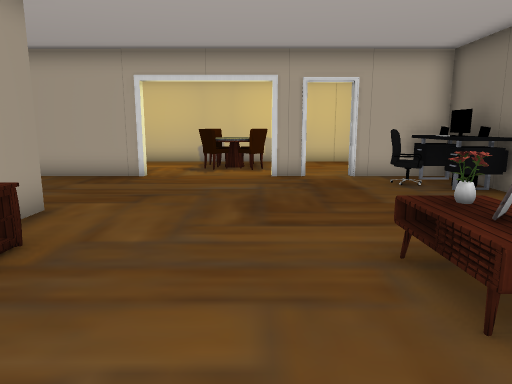
view 1 (above)

20 first-person views from a walk through a 3-D level made in the Unity game engine. The camera is 1.5 m above the floor, tilts 10° down and sees 70° across. Doors are open. The floor is counted in squares, 1 m on a side. Each view is taken from the middle of a square. On the plan, view 1 faces up. The plan holds only what a view shows up to about 16 squares ahead; the rest is blank. The player is left out. Some surface patterns are stand-ins.

view 2
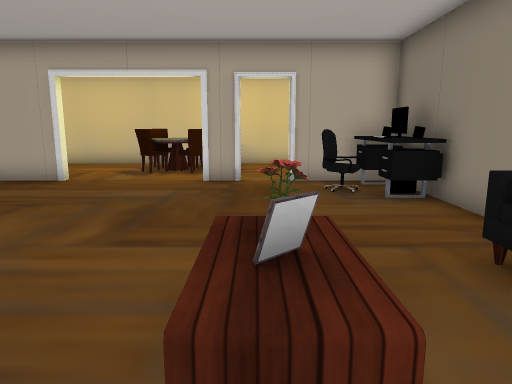

view 3
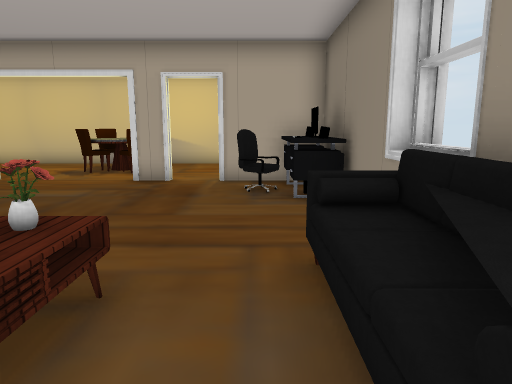

view 4
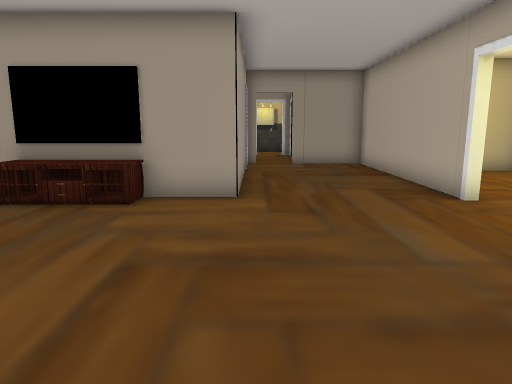

view 5
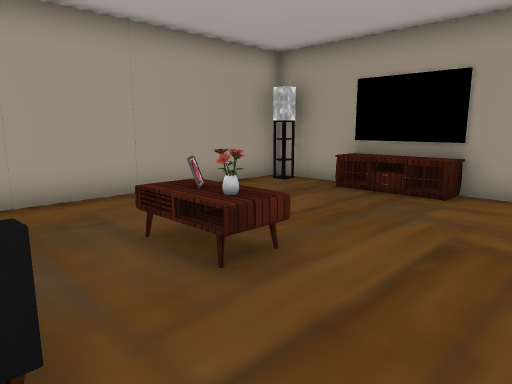

view 6
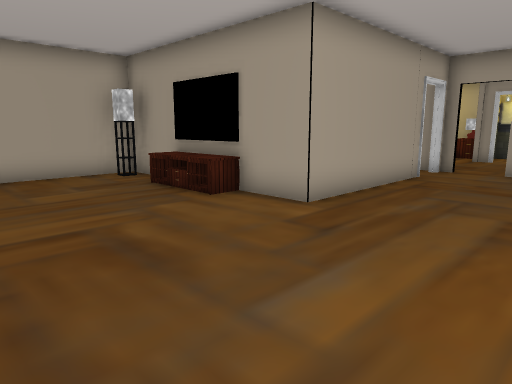

view 7
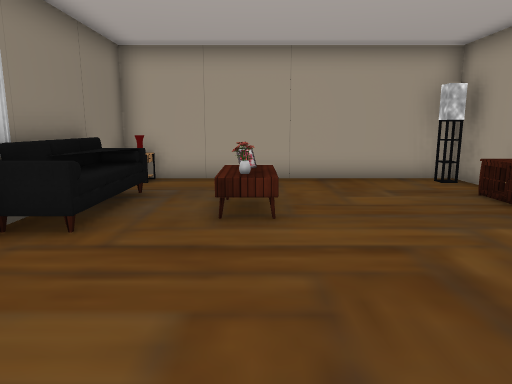

view 8
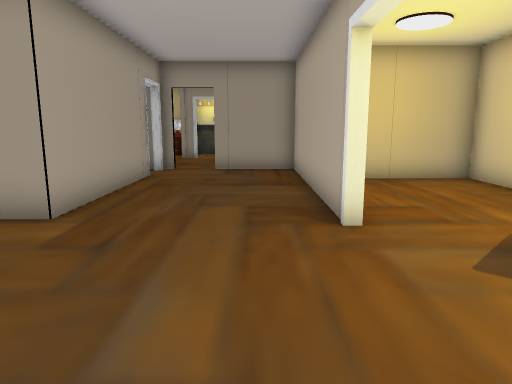

view 9
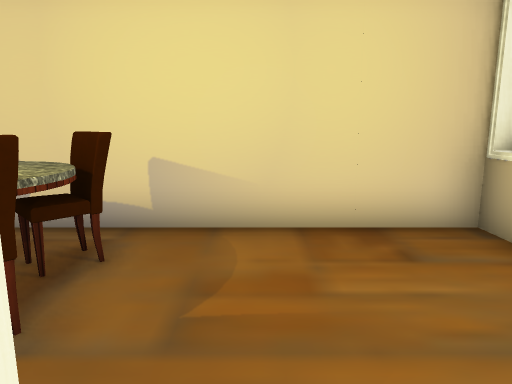

view 10
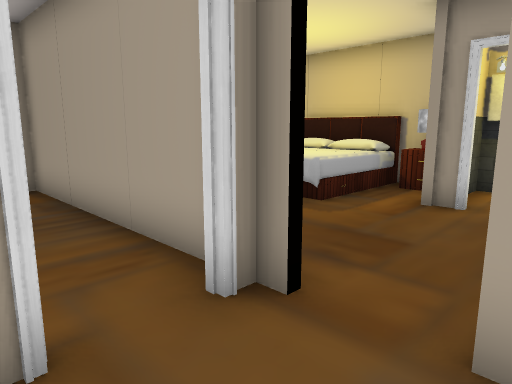

view 11
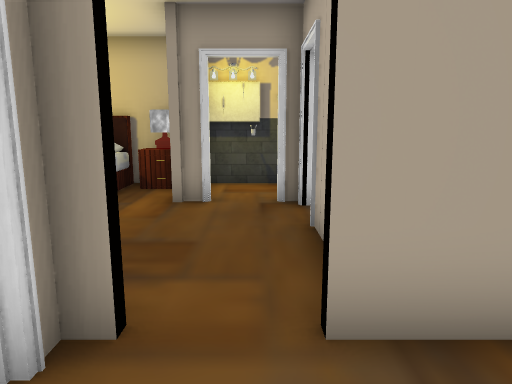

view 12
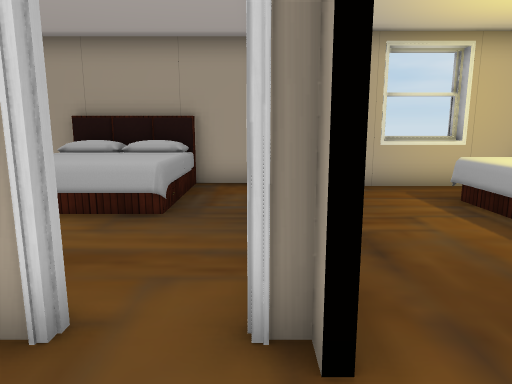

view 13
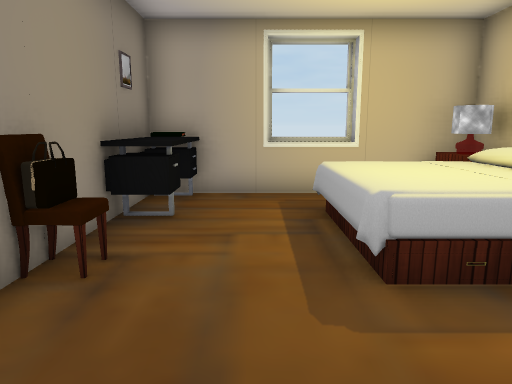

view 14
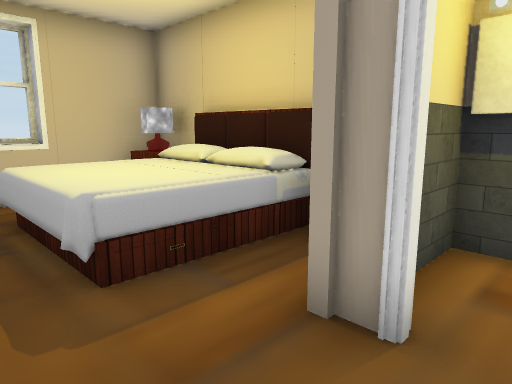

view 15
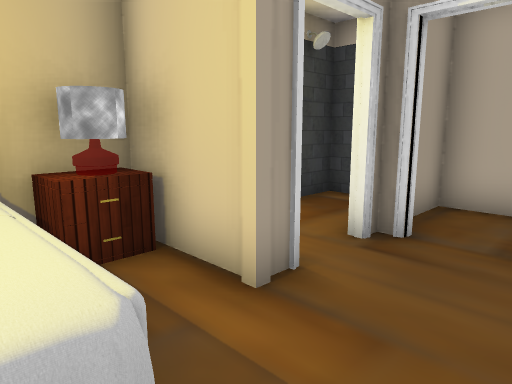

view 16
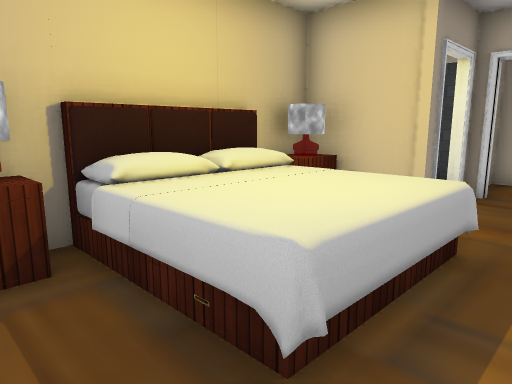

view 17
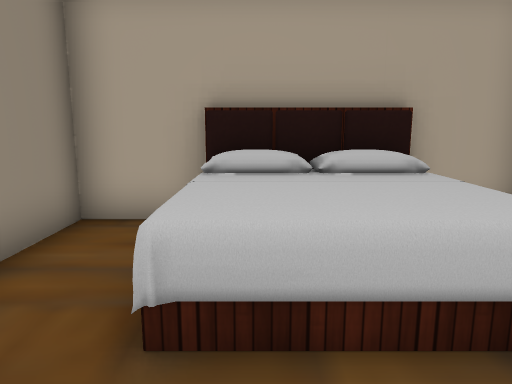

view 18
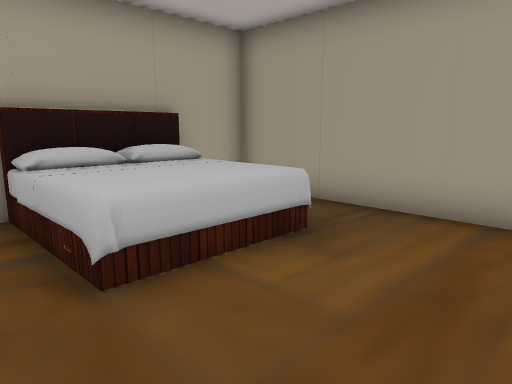

view 19
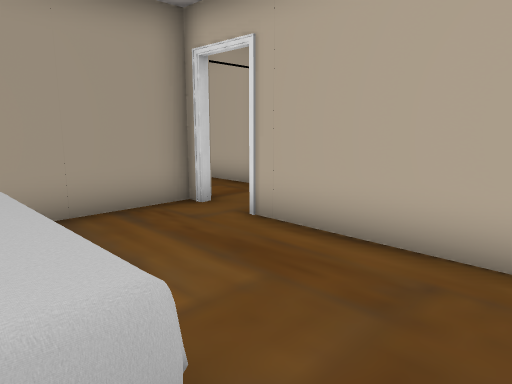

view 20
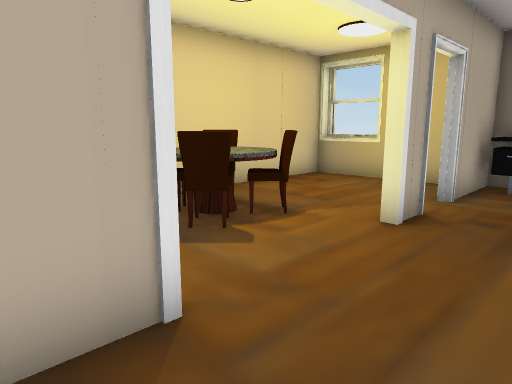

### Floor plan
Points are (right, up) in squares from view 1. A wall is a line through its corners. A room is listed if a view was taken in it or the views show most of it. See-through windows are left out.
Room 1 (views 1, 2, 3, 4, 5, 6, 7, 8, 9, 10, 11, 12, 20)
walls: (-3.5, 11.8) (-3.5, 11.4) (-11.4, 11.4) (-11.4, 8.5); (5.4, 12.4) (5.4, 16.5); (6.2, 4.6) (6.2, 6.2); (5.7, 14.4) (5.7, 16.4) (-8.9, 16.4) (-8.9, 13.3); (-9.6, 6.6) (-3.9, 6.6) (-3.9, -1); (-3.6, 0.1) (-3.1, 0.1) (-3.1, -0.4); (-4.1, -0.9) (5.9, -0.9) (5.9, 11.4) (2.9, 11.4)
ways out: open door at (-11.2, 7.4) to room 2
objects: other object (-3, 2) to (-3, 4); other object (-2, 13) to (-2, 14); other object (-2, 15) to (-1, 15); other object (0, 13); other object (0, 15); other object (2, 2) to (3, 4); other object (2, 4); other object (4, 9) to (5, 10); other object (5, 0); other object (5, 2) to (5, 5); other object (5, 8) to (5, 9); other object (5, 11)
Room 2 (views 13, 14, 15, 16, 17, 18, 19)
walls: (-11.6, 2.5) (-11.6, 4.8); (-11, 6.4) (-11.5, 6.4); (-11.4, -0.9) (-9.3, -0.9); (-11.4, 7.1) (-11.4, 2.5); (-9.4, 6.8) (-9.4, 6.3); (-12.1, 8.9) (-14.5, 8.9); (-6.3, -0.9) (-4.1, -0.9); (-5.6, 6.4) (-9.6, 6.4); (-16.4, -0.7) (-14.3, -0.7); (-16.4, 7.1) (-16.4, 6.4) (-17.4, 6.4); (-4.1, -1) (-4.1, 1.1); (-18.9, 1.6) (-18.9, -0.4) (-13.1, -0.4); (-18.9, 5.5) (-18.9, 4.6)
ways out: open door at (-11.2, 7.4) to room 1; open door at (-16.2, 8.2)
objects: other object (-18, 0) to (-18, 1); other object (-18, 2) to (-15, 5); other object (-18, 5) to (-18, 6); other object (-16, 6); other object (-13, 0) to (-12, 2); other object (-13, 4); other object (-12, 4); other object (-9, 0) to (-6, 3)
Room 3 (no view inside)
walls: (-17.4, 6.4) (-18.9, 6.4) (-18.9, 5.5); (-17.5, 11.4) (-18.9, 11.4) (-18.9, 10.2)
objects: other object (-19, 7); other object (-19, 8)

Positions as (right, up) in squares from view 1, and headings:
1: (0, 0), facing up
2: (2, 1), facing up
3: (4, 1), facing up
4: (4, 7), facing left
5: (5, 7), facing down-left
6: (2, 11), facing down-left
7: (2, 10), facing down
8: (2, 10), facing left
9: (2, 11), facing up
10: (-9, 9), facing down-left
11: (-9, 8), facing left
12: (-11, 9), facing down
13: (-14, 8), facing down
14: (-14, 8), facing down-left
15: (-14, 4), facing up-left
16: (-14, 0), facing up-left
17: (-7, 5), facing down
18: (-5, 6), facing down-left
19: (-5, 2), facing up-left
20: (-5, 9), facing up-right
